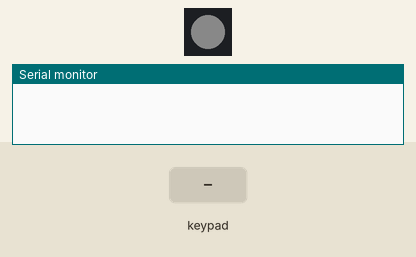
This sketch was run on a simulated Arduino Uno, built with avr-gcc and run on an emulated ATmega328P. Shown: 1 RGB LEDs in strip order, left to right, the last lines printed to the serial monitor. The inputs (shaded band) are chosen by the test bench. Dim RGB values are drawn brighter than linear; no radio packets arrive unless stated.

Above: at 1.2 s.
1.3 s: key 'B' pressed
At 2.0 s:
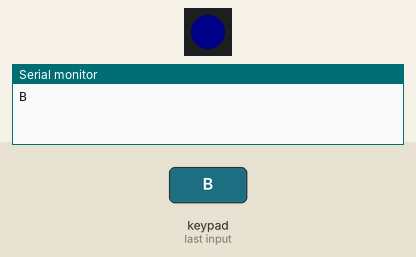
2.8 s: key 'G' pressed
At 3.1 s:
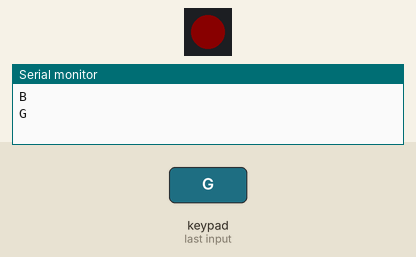
4.3 s: key 'R' pressed
At 5.4 s:
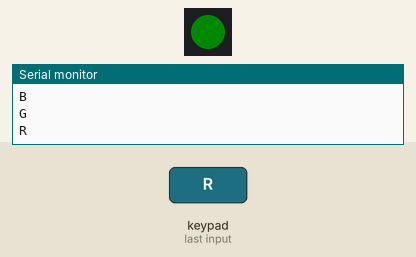
Timing chart, 0 to 7.3 s (numbered marks = the images above; inputs shaded):
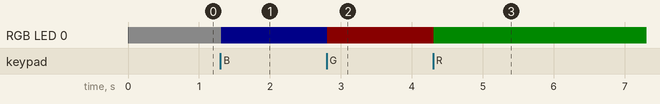

Measured:
- after the input at 1.3 s, RGB LED 0: RGB(10, 10, 10) → RGB(0, 0, 10) at once
- after the input at 2.8 s, RGB LED 0: RGB(0, 0, 10) → RGB(10, 0, 0) at once
- after the input at 4.3 s, RGB LED 0: RGB(10, 0, 0) → RGB(0, 10, 0) at once

The sketch:

NRF24L01-Remote.ino
```cpp
/* Wrench Mask Remote - NRF24L01 Version
 *
 *  by Brandon C. Allen
 *
 *  Hardware Used:
 *  Adafruit Feather M0 Proto
 *  https://www.adafruit.com/product/2772
 *  Eight Adafruit DotStar High Density 8x8 Grid - 64 RGB LED Pixel Matrices
 *  https://www.adafruit.com/product/3444
 *  NRF24L01 2.4GHz Transciever
 *  https://www.amazon.com/gp/product/B016PP62QO
 *  5mm NeoPixel
 *  https://www.adafruit.com/product/1938
 *  74AHCT125 - Quad Level-Shifter
 *  https://www.adafruit.com/product/1787
 *
 * Based on the following Sketches:
 * --------------------------------
 *
 *  Joe Young Custom Keypad - MC17
 *  https://github.com/joeyoung/arduino_keypads/tree/master/Keypad_MC17
 *
 *  Arduino Wireless Communication Tutorial
 *       Example 1 - Receiver Code
 * by Dejan Nedelkovski, www.HowToMechatronics.com
 *
*/

#include <SPI.h>
#include "RF24.h"
#include <Keypad_MC17.h>
#include <Keypad.h>        // GDY120705
#include <Wire.h>
#include <Adafruit_NeoPixel.h>

#define PIN A0
#define I2CADDR 0x20

const byte ROWS = 7; //four rows
const byte COLS = 5; //five columns
//define the cymbols on the buttons of the keypads
char keys[ROWS][COLS] = {
  {'0','0','0','C','3'},
  {'0','J','9','H','L'},
  {'B','K','D','4','7'},
  {'G','W','8','A','O'},
  {'R','N','5','0','6'},
  {'0','M','I','F','2'},
  {'0','0','0','E','1'}
};
byte rowPins[ROWS] = {0, 1, 2, 3, 4, 5, 6}; //connect to the row pinouts of the keypad
byte colPins[COLS] = {12, 11, 10, 9, 8}; //connect to the column pinouts of the keypad

/*
1: X X - Face001
2: > < - Face002
3: ^ ^ - Face003
4: @ @ - Face004
5: / \ - Face005-
6: ? ? - Face006
7: O o - Face007
8: \ / - Face008
9: Z Z - Face009
0: # # - Face010
A: = = - Face011
C: ~ ^ - Face012
D: 9 9 - Face013
E: ! ! - Face014
F: * * - Face015
H: ` ` - Face016
I: ; ; - Face017
J: .) .) - Face018
K: (. (. - Face019
L: o O - Face020
M: . . - Face021
N: ⌐ ⌐ - Face022
O: <3 <3 - Face023
*/


//initialize an instance of class NewKeypad
Keypad_MC17 customKeypad( makeKeymap(keys), rowPins, colPins, ROWS, COLS, I2CADDR);

 /****************** User Config ***************************/
/* Hardware configuration: Set up nRF24L01 radio on SPI bus plus pins 11 & 10 */
RF24 radio(11, 10);
/**********************************************************/
byte address[6] = "01337";

Adafruit_NeoPixel strip = Adafruit_NeoPixel(1, PIN, NEO_GRB + NEO_KHZ800);

void setup(){
  char StartCheck1 = 'W';
  char StartCheck2 = '1';

  Wire.begin();
  customKeypad.begin( );        // GDY120705
  Serial.begin(9600);
  radio.begin();
  radio.openWritingPipe(address);
  radio.setPALevel(RF24_PA_MAX);
  radio.stopListening();
  radio.write(&StartCheck1, sizeof(StartCheck1));
  radio.write(&StartCheck2, sizeof(StartCheck2));
  strip.begin();
  strip.setPixelColor(0, 10, 10, 10);
  strip.show();
}


void loop(){
  char key = customKeypad.getKey();

  if (key != NO_KEY){
    Serial.println(key);
    radio.write(&key, sizeof(key));
   if (key == 'R'){
      strip.setPixelColor(0, 0, 10, 0);
      strip.show();
   }
   else if (key == 'G'){
      strip.setPixelColor(0, 10, 0, 0);
      strip.show();
   }
   else if (key == 'B'){
      strip.setPixelColor(0, 0, 0, 10);
      strip.show();
   }
   else if (key == 'W'){
      strip.setPixelColor(0, 10, 10, 10);
      strip.show();
   }
 }
}
```
